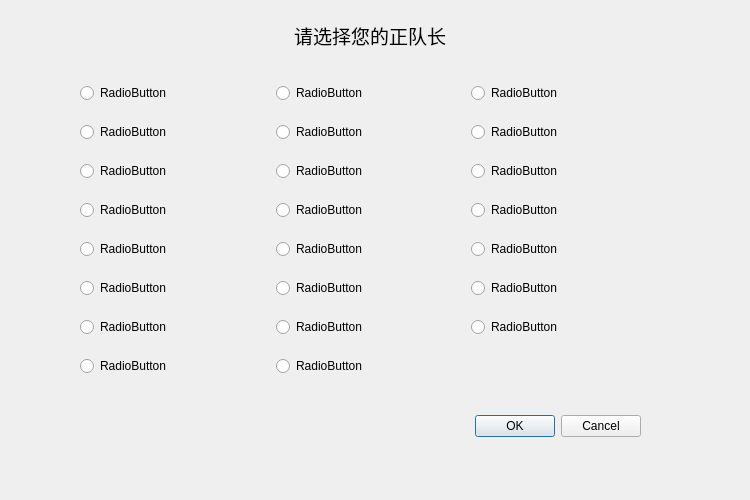
<?xml version="1.0" encoding="UTF-8"?>
<ui version="4.0">
 <class>ChooseCaptainDialog</class>
 <widget class="QDialog" name="ChooseCaptainDialog">
  <property name="geometry">
   <rect>
    <x>0</x>
    <y>0</y>
    <width>750</width>
    <height>500</height>
   </rect>
  </property>
  <property name="windowTitle">
   <string>Dialog</string>
  </property>
  <widget class="QDialogButtonBox" name="buttonBox">
   <property name="geometry">
    <rect>
     <x>300</x>
     <y>410</y>
     <width>341</width>
     <height>32</height>
    </rect>
   </property>
   <property name="orientation">
    <enum>Qt::Horizontal</enum>
   </property>
   <property name="standardButtons">
    <set>QDialogButtonBox::Cancel|QDialogButtonBox::Ok</set>
   </property>
  </widget>
  <widget class="QWidget" name="widget_4" native="true">
   <property name="geometry">
    <rect>
     <x>80</x>
     <y>70</y>
     <width>581</width>
     <height>321</height>
    </rect>
   </property>
   <layout class="QGridLayout" name="gridLayout">
    <item row="0" column="0">
     <widget class="QRadioButton" name="radioButton">
      <property name="text">
       <string>RadioButton</string>
      </property>
     </widget>
    </item>
    <item row="0" column="1">
     <widget class="QRadioButton" name="radioButton_9">
      <property name="text">
       <string>RadioButton</string>
      </property>
     </widget>
    </item>
    <item row="0" column="2">
     <widget class="QRadioButton" name="radioButton_17">
      <property name="text">
       <string>RadioButton</string>
      </property>
     </widget>
    </item>
    <item row="1" column="0">
     <widget class="QRadioButton" name="radioButton_2">
      <property name="text">
       <string>RadioButton</string>
      </property>
     </widget>
    </item>
    <item row="1" column="1">
     <widget class="QRadioButton" name="radioButton_10">
      <property name="text">
       <string>RadioButton</string>
      </property>
     </widget>
    </item>
    <item row="1" column="2">
     <widget class="QRadioButton" name="radioButton_18">
      <property name="text">
       <string>RadioButton</string>
      </property>
     </widget>
    </item>
    <item row="2" column="0">
     <widget class="QRadioButton" name="radioButton_3">
      <property name="text">
       <string>RadioButton</string>
      </property>
     </widget>
    </item>
    <item row="2" column="1">
     <widget class="QRadioButton" name="radioButton_11">
      <property name="text">
       <string>RadioButton</string>
      </property>
     </widget>
    </item>
    <item row="2" column="2">
     <widget class="QRadioButton" name="radioButton_19">
      <property name="text">
       <string>RadioButton</string>
      </property>
     </widget>
    </item>
    <item row="3" column="0">
     <widget class="QRadioButton" name="radioButton_4">
      <property name="text">
       <string>RadioButton</string>
      </property>
     </widget>
    </item>
    <item row="3" column="1">
     <widget class="QRadioButton" name="radioButton_12">
      <property name="text">
       <string>RadioButton</string>
      </property>
     </widget>
    </item>
    <item row="3" column="2">
     <widget class="QRadioButton" name="radioButton_20">
      <property name="text">
       <string>RadioButton</string>
      </property>
     </widget>
    </item>
    <item row="4" column="0">
     <widget class="QRadioButton" name="radioButton_5">
      <property name="text">
       <string>RadioButton</string>
      </property>
     </widget>
    </item>
    <item row="4" column="1">
     <widget class="QRadioButton" name="radioButton_13">
      <property name="text">
       <string>RadioButton</string>
      </property>
     </widget>
    </item>
    <item row="4" column="2">
     <widget class="QRadioButton" name="radioButton_21">
      <property name="text">
       <string>RadioButton</string>
      </property>
     </widget>
    </item>
    <item row="5" column="0">
     <widget class="QRadioButton" name="radioButton_6">
      <property name="text">
       <string>RadioButton</string>
      </property>
     </widget>
    </item>
    <item row="5" column="1">
     <widget class="QRadioButton" name="radioButton_14">
      <property name="text">
       <string>RadioButton</string>
      </property>
     </widget>
    </item>
    <item row="5" column="2">
     <widget class="QRadioButton" name="radioButton_22">
      <property name="text">
       <string>RadioButton</string>
      </property>
     </widget>
    </item>
    <item row="6" column="0">
     <widget class="QRadioButton" name="radioButton_7">
      <property name="text">
       <string>RadioButton</string>
      </property>
     </widget>
    </item>
    <item row="6" column="1">
     <widget class="QRadioButton" name="radioButton_15">
      <property name="text">
       <string>RadioButton</string>
      </property>
     </widget>
    </item>
    <item row="6" column="2">
     <widget class="QRadioButton" name="radioButton_23">
      <property name="text">
       <string>RadioButton</string>
      </property>
     </widget>
    </item>
    <item row="7" column="0">
     <widget class="QRadioButton" name="radioButton_8">
      <property name="text">
       <string>RadioButton</string>
      </property>
     </widget>
    </item>
    <item row="7" column="1">
     <widget class="QRadioButton" name="radioButton_16">
      <property name="text">
       <string>RadioButton</string>
      </property>
     </widget>
    </item>
    <item row="7" column="2">
     <widget class="QLabel" name="label_2">
      <property name="text">
       <string/>
      </property>
     </widget>
    </item>
   </layout>
  </widget>
  <widget class="QLabel" name="label">
   <property name="geometry">
    <rect>
     <x>260</x>
     <y>20</y>
     <width>220</width>
     <height>30</height>
    </rect>
   </property>
   <property name="font">
    <font>
     <family>等线</family>
     <pointsize>14</pointsize>
    </font>
   </property>
   <property name="text">
    <string>请选择您的正队长</string>
   </property>
   <property name="alignment">
    <set>Qt::AlignCenter</set>
   </property>
  </widget>
 </widget>
 <resources/>
 <connections>
  <connection>
   <sender>buttonBox</sender>
   <signal>accepted()</signal>
   <receiver>ChooseCaptainDialog</receiver>
   <slot>accept()</slot>
   <hints>
    <hint type="sourcelabel">
     <x>248</x>
     <y>254</y>
    </hint>
    <hint type="destinationlabel">
     <x>157</x>
     <y>274</y>
    </hint>
   </hints>
  </connection>
  <connection>
   <sender>buttonBox</sender>
   <signal>rejected()</signal>
   <receiver>ChooseCaptainDialog</receiver>
   <slot>reject()</slot>
   <hints>
    <hint type="sourcelabel">
     <x>316</x>
     <y>260</y>
    </hint>
    <hint type="destinationlabel">
     <x>286</x>
     <y>274</y>
    </hint>
   </hints>
  </connection>
 </connections>
</ui>
